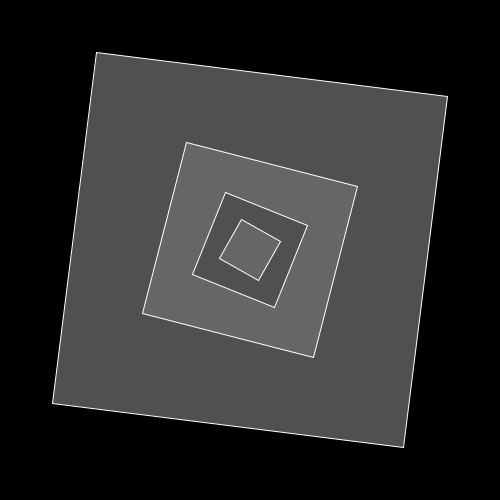
Frame 1 (no input)
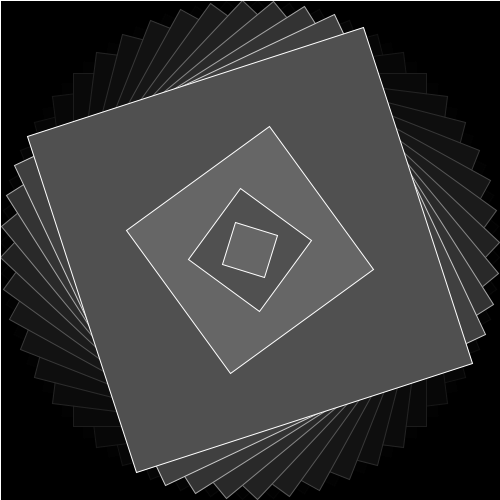
Frame 60 (the mouse pressed at the canvas centre just before this capture)
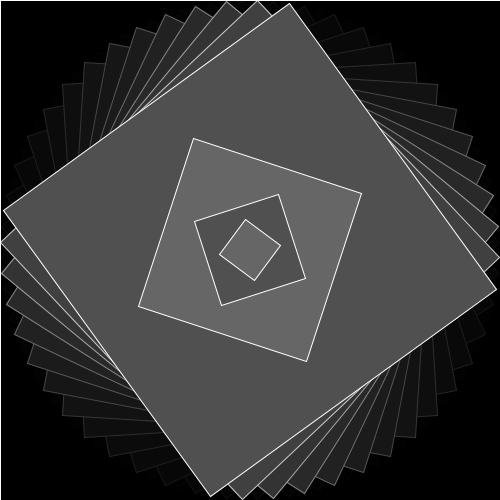
Frame 120 (the mouse held since frame 60 and released just before this capture)

The Processing sketch that drew these frames (run headless with seeded random() and noise(); from frame 60 on, the mouse is pressed at the canvas centre):

// Processing sketch: dancing_rect
// ── dancing_rect.pde
int rot = 50;
int max_r = 4;
float sqrt2 = sqrt(2);

void setup() {
  size(500,500);
  background(0,0,0);
  smooth();
  frameRate(20);
}


/*
 TODO : recursion du type rectangle( r_level );
 puis rotation en fonction du niveau de recursivité;

*/

int i=0;
void draw() {
  fill(0,50);
  rectMode(CORNER);
  rect(0,0,width,height);
  
  pushMatrix();
  translate(width/2,height/2);

  draw_rectangle(1);
  popMatrix();
  i++;
}

// draw a rectangle
void draw_rectangle( int step ) {
  float ratio = pow( 2, step );

  rotate(2*PI * (1+ i % rot) / rot );
  stroke(255);
  if( (step % 2) == 0 ) {
    fill(102);
  }
  else {
    fill( 80 );
  }
  rectMode(CENTER);
  rect(0,0,(width * sqrt2 )/ratio,(height * sqrt2 )/ratio );

  println( "DBG> step: " + step + " ratio: " + ratio );
  if( step < max_r ) {
    draw_rectangle( ++step ); 
  }
}
